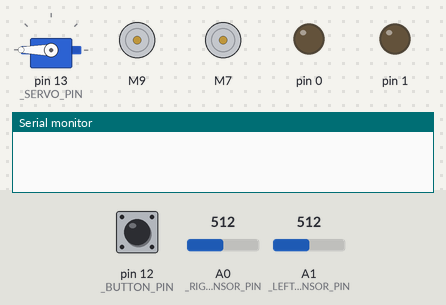
The sketch below on a simulated Arduino Uno, built with avr-gcc and run on an emulated ATmega328P. Shown: servo, 2 × DC motor (green arrow = forward, orange = backward, longer = faster), output pins drawn as LEDs (lit = HIGH), the last lines printed to the serial monitor. The test bench sets the inputs (shaded band); at power-on: pin 12 (_BUTTON_PIN) LOW, A0 (_RIGHT_SENSOR_PIN) = 512, A1 (_LEFT_SENSOR_PIN) = 512.

Above: at 0.1 s.
At 1.05 s:
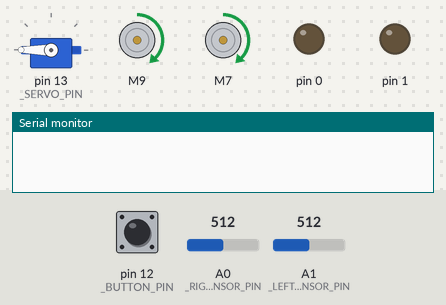
At 1.4 s:
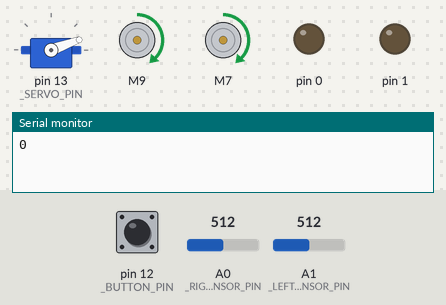
Timing chart, 0 to 2.9 s (numbered marks = the images above):
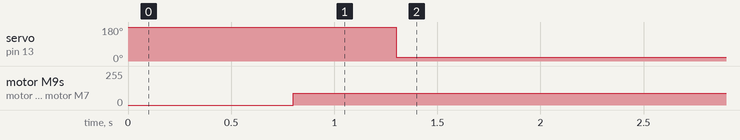

Measured:
- by itself, servo on pin 13 (_SERVO_PIN): 180° → 20° at 1.3 s
- by itself, motor M9, motor M7: stopped → forward 90/255 at 0.80 s

The sketch:

DominoRobot.ino
```cpp
/*
 *               ###
 *               ##
 *            ######        ##
 *            ######        ##
 *           #########    #####
 *            #########    ###
 *           ##########  #####
 *             #######    ###
 *             #### ##   ###
 *               ######  #
 *                #### ######
 *                     #######
 *                ########   #
 *               ####   #
 *                ##
 *                ##
 *
 * DominoRobot by HeavyFalcon678
 * https://github.com/HeavyFalcon678/DominoRobot
 * © 2025 HeavyFalcon678
 */

#include "Arduino.h"
#include "DominoRobot.h"
#include <SparkFun_TB6612.h>
#include <Servo.h>
#include <OneButton.h>


DominoRobot robot;


void setup() {
    robot.begin();
    robot.enableSerial(115200);
}

void loop() {
    if(!robot.followLine(true)) {
        robot.driveTime(500, 100, 100, true);

    }
    robot.loop();


    if(!robot.readSwitch()) {
        robot.dropDomino();
    } else {
        robot.stop();
        while(true);
    }
}
```

DominoRobot.cpp
```cpp
#include "Arduino.h"
#include "DominoRobot.h"
#include <Servo.h>
#include <SparkFun_TB6612.h>
#include <OneButton.h>

DominoRobot* DominoRobot::_instance = nullptr;

DominoRobot::DominoRobot() {
    _instance = this;
    pinMode(1, OUTPUT);
    pinMode(0, OUTPUT);
}


void DominoRobot::_stopButtonCallback() {
    if (_instance) {
        _instance->_stopButtonPressed = true;
    }
}


void DominoRobot::begin() {
    digitalWrite(_STBY, HIGH);
    _servo.attach(_SERVO_PIN);
    _servo.write(_SERVO_LEFT);

    _stopButton.setPressMs(200);
    _stopButton.attachLongPressStart(DominoRobot::_stopButtonCallback);
    _stopButton.attachLongPressStop([]() {
    if (_instance) {
        _instance->_stopButtonPressed = false;
    }});
    delay(800);
}

void DominoRobot::loop() {
    // check for static
    // loop the button
    _stopButton.tick();
}

int DominoRobot::readLeftSensor() {
    return analogRead(_LEFT_SENSOR_PIN);
}

int DominoRobot::readRightSensor() {
    return analogRead(_RIGHT_SENSOR_PIN);
}

int DominoRobot::readSensors() {
    _leftSensorValue = readLeftSensor();
    _rightSensorValue = readRightSensor();
    return _leftSensorValue - _rightSensorValue;
}

bool DominoRobot::checkSensorsConnected() {
    _leftSensorValue = readLeftSensor();
    _rightSensorValue = readRightSensor();
    _sensorsConnected = true;
    if(_leftSensorValue > 100 && _leftSensorValue < 1000) {
        if(!_serialEnabled) digitalWrite(0, HIGH);
        _sensorsConnected = false;
    }
    if (_rightSensorValue > 100 && _rightSensorValue < 1000) {
        if(!_serialEnabled) digitalWrite(1, HIGH);
        _sensorsConnected = false;
    }

    if(_sensorsConnected) {
        if(!_serialEnabled) {
            digitalWrite(0, LOW);
            digitalWrite(1, LOW);
        }
        return true;
    } else {
        return false;
    }
}

bool DominoRobot::followLine(bool layDominoes) {
    if(!checkSensorsConnected()){
        return false;
    }
    _error = readSensors();
    _derivative = _error - _lastError;
    _controlSignal = (_KP * _error) + (_KD * _derivative);
    _lastError = _error;

    _leftMotorSpeed = _TOP_SPEED - _controlSignal;
    _rightMotorSpeed = _TOP_SPEED + _controlSignal;

    _leftMotorSpeed = constrain(_leftMotorSpeed, 0, _TOP_SPEED);
    _rightMotorSpeed = constrain(_rightMotorSpeed, 0, _TOP_SPEED);
    driveInfinity(_leftMotorSpeed, _rightMotorSpeed);

    _combinedMotorSpeed = _leftMotorSpeed + _rightMotorSpeed;
    _distanceSinceLastDrop += _combinedMotorSpeed;
    if(layDominoes) {
        // lay dominoes
    }
    return true;
}

void DominoRobot::driveTime(long time, int leftSpeed, int rightSpeed, bool layDominoes) {
    _leftMotorSpeed = leftSpeed * .01 * _TOP_SPEED;
    _rightMotorSpeed = rightSpeed * .01 * _TOP_SPEED;
    _currentTime = millis();
    driveInfinity(_leftMotorSpeed, _rightMotorSpeed);
    while(millis() < _currentTime + time){

    }
    stop();
}


void DominoRobot::driveInfinity(int leftSpeed, int rightSpeed) {
    _leftMotor.drive(leftSpeed);
    _rightMotor.drive(rightSpeed);
}

void DominoRobot::stop() {
    if(!_didDrop) {
        releaseDomino();
    }
    if(_distanceSinceLastDrop >= _DISPENSE_DISTANCE) {
        _leftMotor.brake();
        _rightMotor.brake();
    }

}


bool DominoRobot::dropDomino(bool force = false) {
    if(((_distanceSinceLastDrop >= _DISPENSE_DISTANCE) && !_didDrop) || force && !_didDrop) {
        releaseDomino();
        _dominoDropped = true;
    } else if(((_distanceSinceLastDrop >= 0.7 * _DISPENSE_DISTANCE) && _didDrop) || force && _didDrop) {
        grabDomino();
        _dominoDropped = false;
    }
    return _dominoDropped;
}


void DominoRobot::enableSerial(unsigned long baud) {
    _serialEnabled = true;
    Serial.begin(115200);
}

void DominoRobot::grabDomino() {
    _servo.write(_SERVO_LEFT);
    _didDrop = false;
}

void DominoRobot::releaseDomino() {
    _servo.write(_SERVO_RIGHT);
    _distanceSinceLastDrop = 0;
    _didDrop = true;
}

bool DominoRobot::readSwitch() {
    if(_serialEnabled) Serial.println(_stopButtonPressed);
    return _stopButtonPressed;
}
```

DominoRobot.h
```cpp
#ifndef DominoRobot_h
#define DominoRobot_h


#include "Arduino.h"
#include <Servo.h>
#include <SparkFun_TB6612.h>
#include <OneButton.h>


class DominoRobot {
public:
    DominoRobot();
    void begin();
    void loop();
    int readLeftSensor();
    int readRightSensor();
    int readSensors();
    bool followLine(bool layDominoes);
    bool checkSensorsConnected();
    void driveTime(long time, int leftSpeed, int rightSpeed, bool layDominoes);
    void driveInfinity(int leftSpeed, int rightSpeed);
    void stop();
    bool dropDomino(bool force = false);
    void enableSerial(unsigned long baud);
    bool readSwitch();
    void grabDomino();
    void releaseDomino();


    const int FORWARD = 1;
    const int LEFT = 2;
    const int RIGHT = 3;
    const int BACKWARD = 4;
    const int CM = 5;
    const int IN = 6;

    static void _stopButtonCallback();

private:


    static DominoRobot* _instance;

    float _KP               = 0.4;
    float _KD               = 0.8;
    int _SERVO_RIGHT        = 20;
    int _SERVO_LEFT         = 180;
    int _OFFSET_A           = 1;
    int _OFFSET_B           = 1;

    int _TOP_SPEED          = 90;
    long _DISPENSE_DISTANCE = 500000;

    int _SERVO_PIN          = 13;
    int _BUTTON_PIN         = 12;
    int _LEFT_SENSOR_PIN    = A1;
    int _RIGHT_SENSOR_PIN   = A0;

    int _AIN1               = 9;
    int _BIN1               = 7;
    int _AIN2               = 10;
    int _BIN2               = 6;
    int _PWMA               = 11;
    int _PWMB               = 5;
    int _STBY               = 8;

    int _combinedMotorSpeed;
    int _leftMotorSpeed;
    int _rightMotorSpeed;

    float _lastError;
    float _derivative;
    float _controlSignal;
    int _error;

    int _leftSensorValue;
    int _rightSensorValue;

    bool _stopButtonPressed = false;

    unsigned long _distanceSinceLastDrop = _DISPENSE_DISTANCE;
    bool _dominoDropped = false;

    unsigned long _currentTime;
    bool _serialEnabled = false;

    bool _sensorsConnected = false;
    bool _didDrop = false;

    Servo _servo;
    Motor _leftMotor = Motor(_AIN1, _AIN2, _PWMA, _OFFSET_A, _STBY);
    Motor _rightMotor = Motor(_BIN1, _BIN2, _PWMB, _OFFSET_B, _STBY);
    OneButton _stopButton = OneButton(_BUTTON_PIN, false, false);
};


#endif
```
